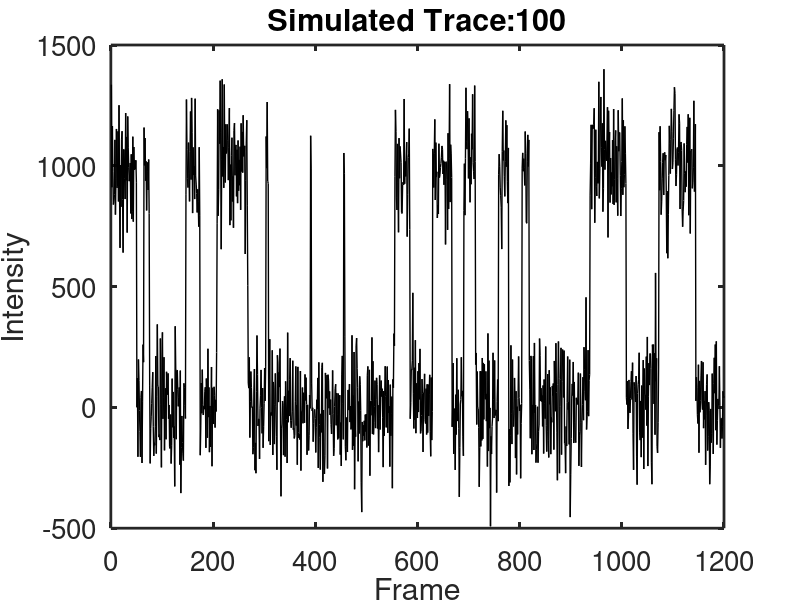

The MATLAB source for this figure:
% SiMREPS Trace Simulator
%
% Takes input intensity states and transition probabilities, total
% fluorescence counts, frames, and noise level, and simulates SiMREPS traces
% using a kinetic Monte Carlo Approach.
%
% For more on SiMREPS (single-molecule recognition by equilibrium Poisson sampling),
% see Johnson-Buck & Su et al. Nature Biotechnology (2015) 33(7):730-2.
% doi: 10.1038/nbt.3246.
%
% Alex Johnson-Buck, 3/19/2014
%
%
% *******************Parameters to set*************************

noise_level = 0.15; % Noise level (currently a constant multiple of totcounts, and independent of channel)
totcounts = 1000; % Total intensity counts for fluorophore in bound state
frames = 1200; % Number of frames
N = 100; % Number of traces to simulate
exposure_time = 0.5; % Time corresponding to each movie frame

framerate = 1./exposure_time;

plotting = 1; % Plot individual traces?  Set = 1 for yes.

%Define bound state lifetimes, in seconds
tau_on = 10;
tau_off = 50;

% *******************End of Parameters to Set*************************

noise = noise_level*totcounts;

tau_on = tau_on./exposure_time; % Convert lifetimes from seconds to frames
tau_off = tau_off./exposure_time;

%Define intensity states
states(1,1) = 1;
states(2,1) = 0;

% Transition probabilities
% State 1
P11 = exp(-1/tau_on);
P12 = 1-P11;
% State 2
P22 = exp(-1/tau_off);
P21 = 1-P22;

P = [P11 P12; P21 P22];
traces = zeros(N,frames); % Initialize trace matrix

for i = 1:size(P,1)
    P(i,:) = P(i,:)./sum(P(i,:));
end

for m = 1:N

    bound_state_true = zeros(frames,1);

    k = unidrnd(2); % Start in random state k
    bound_state_true(1,1) = states(k,1);

    decider = random('uniform',0,1,frames); % Random variable for determining transition points

    for frame = 2:frames
        if decider(frame) <= P(k,1)
            k = 1;
        else
            k = 2;
        end
        bound_state_true(frame,1) = states(k,1);
    end

    Ival = bound_state_true.*totcounts + normrnd(0,noise,frames,1);

    if plotting == 1
      if m == 1
        disp('Press Q in figure window to quit, or any other key to advance to the next simulated trace.');
      end
        f1 = figure(1);
        plot(Ival,'k-','LineWidth',1);
        xlabel('Frame');
        ylabel('Intensity');
        title(strcat('Simulated Trace:',num2str(m)));
        set(gca,'LineWidth',2,'FontSize',20);
        waitforbuttonpress;
        key1 = get(f1,'CurrentCharacter');
        if strcmp(key1,'q')==1 || strcmp(key1,'Q')==1
          disp('Quitting plotting and generating remaining traces...');
          close(f1);
          plotting=0;
        end
    end

    traces(m,:)=Ival;

    if mod(m,25)==0
        disp(strcat('Done generating trace...',num2str(m)));
    end

end
